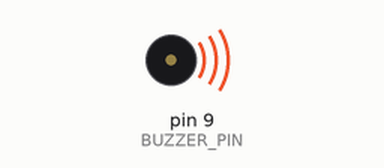
Recording of a sketch running on a simulated Arduino Uno, built with avr-gcc and run on an emulated ATmega328P. Shown: buzzer (waves = sounding).

Above: at 0.5 s.
Timing chart, 0 to 4.6 s (numbered marks = the images above):
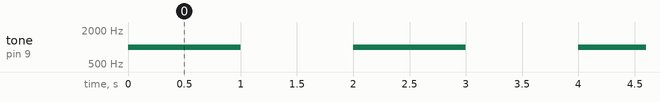

The sketch:

buzzer.ino
```cpp
// (licence header left out)
#define BUZZER_PIN 9

void setup()
{
  pinMode(BUZZER_PIN, OUTPUT);
}

void loop()
{
  tone(BUZZER_PIN, 1000); //Send 1KHz sound signal
  delay(1000);

  noTone(BUZZER_PIN); //Stop sound
  delay(1000);
}
```

Measured:
- by itself, tone on pin 9 (BUZZER_PIN): alternates 1000 Hz for 1.0 s and silent for 1.0 s
